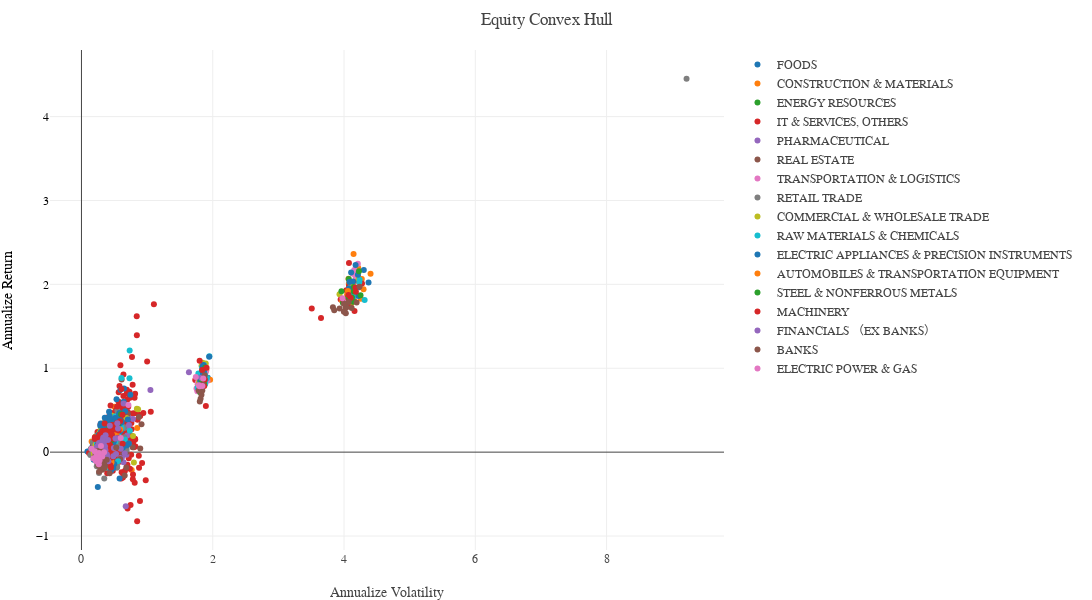

Notebook cell for this chart:
### Code cell
fig = go.Figure() # hover text goes here

for sector in equity_convex_hull['17SectorName'].unique():
    
    equity_convex_plot_df = equity_convex_hull[equity_convex_hull['17SectorName']==sector]

    fig.add_trace(go.Scatter(x=equity_convex_plot_df['Annual Volatility'],
                            y=equity_convex_plot_df['Annual Return'],
                            mode='markers',
                            name=sector,
                            text=equity_convex_plot_df['Name']))

fig.update_layout(template=temp,
                title='Equity Convex Hull', 
                hovermode='closest',
                margin=dict(l=50, r=50, t=50, b=50),
                height=600, 
                width=1200, 
                showlegend=True,
                  
                yaxis = dict(title="Annualize Return",
                titlefont=dict(color="black"),
                tickfont=dict(color="black")),
                xaxis = dict(title="Annualize Volatility"))

fig.show()

### Figure 1 — Plotly figure (JSON) as saved in the notebook; plotly's stock layout.template omitted (floating-point values rounded to 4 significant figures; data arrays with more than 128 entries replaced by an {"elided": "..."} marker saying what was removed)
{"data": [{"mode": "markers", "name": "FOODS ", "text": ["KYOKUYO CO.,LTD.", "Nippon Suisan Kaisha,Ltd.", "Maruha Nichiro Corporation", "YUKIGUNI MAITAKE CO.,LTD.", "KANEKO SEEDS CO.,LTD.", "SAKATA SEED CORPORATION", "HOKUTO CORPORATION", "AXYZ CO.,Ltd.", "NIPPN CORPORATION", "NISSHIN SEIFUN GROUP INC.", "NITTO FUJI FLOUR MILLING CO.,LTD.", "Showa Sangyo Co.,Ltd.", "THE TORIGOE CO.,LTD.", "CHUBU SHIRYO CO.,LTD.", "FEED ONE CO.,LTD.", "Nippon Beet Sugar Manufacturing Co.,Ltd.", "Mitsui DM Sugar Holdings Co.,Ltd.", "Fuji Nihon Seito Corporation", "Nissin Sugar Co.,Ltd.", "Morinaga & Co.,Ltd.", "NAKAMURAYA CO.,LTD.", "Ezaki Glico Co.,Ltd.", "Meito Sangyo Co.,Ltd.", "BOURBON CORPORATION", "IMURAYA GROUP CO.,LTD.", "Fujiya Co.,Ltd.", "YAMAZAKI BAKING CO.,LTD.", "Morozoff Limited", "KAMEDA SEIKA CO.,LTD.", "IWATSUKA CONFECTIONERY CO.,LTD.", "Kotobuki Spirits Co.,Ltd.", "KOIKE-YA Inc.", "CALBEE,Inc.", "MORINAGA MILK INDUSTRY CO.,LTD.", "ROKKO BUTTER CO.,LTD.", "YAKULT HONSHA CO.,LTD.", "B-R 31 ICE CREAM CO.,LTD.", "Meiji Holdings Co.,Ltd.", "MEGMILK SNOW BRAND Co.,Ltd.", "Prima Meat Packers,Ltd.", "NH Foods Ltd.", "MARUDAI FOOD CO.,LTD.", "S Foods Inc.", "Kakiyasu Honten Co.,Ltd.", "ITOHAM YONEKYU HOLDINGS INC.", "SAPPORO HOLDINGS LIMITED", "Asahi Group Holdings,Ltd.", "Kirin Holdings Company,Limited", "TAKARA HOLDINGS INC.", "Oenon Holdings,Inc.", "YOMEISHU SEIZO CO.,LTD.", "HOKKAIDO COCA-COLA BOTTLING CO.,LTD.", "Coca-Cola Bottlers Japan Holdings Inc.", "Suntory Beverage & Food Limited", "Premium Water Holdings,Inc.", "DyDo GROUP HOLDINGS,INC.", "ITO EN,LTD.", "KEY COFFEE INC", "The Nisshin OilliO Group,Ltd.", "FUJI OIL HOLDINGS INC.", "KADOYA SESAME MILLS INCORPORATED", "J-OIL MILLS, INC.", "KIKKOMAN CORPORATION", "Ajinomoto Co.,Inc.", "BULL-DOG SAUCE CO.,LTD.", "S&B FOODS INC.", "YUTAKA FOODS CORPORATION", "Kewpie Corporation", "House Foods Group Inc.", "KAGOME CO.,LTD.", "SATO FOODS INDUSTRIES CO.,LTD.", "ARIAKE JAPAN Co.,Ltd.", "EBARA Foods Industry,Inc.", "AOHATA Corporation", "HAGOROMO FOODS CORPORATION", "NICHIREI CORPORATION", "TOYO SUISAN KAISHA,LTD.", "EAT&HOLDINGS Co.,Ltd", "Yoshimura Food Holdings K.K.", "NISSIN FOODS HOLDINGS CO.,LTD.", "NAGATANIEN HOLDINGS CO.,LTD.", "ICHIMASA KAMABOKO CO.,LTD.", "FUJICCO CO.,LTD.", "ROCK FIELD CO.,LTD.", "JAPAN TOBACCO INC.", "KENKO Mayonnaise Co.,Ltd.", "WARABEYA NICHIYO HOLDINGS CO.,LTD.", "NATORI CO.,LTD.", "SATO FOODS CO.,LTD.", "PICKLES CORPORATION", "Pharma Foods International Co.,Ltd.", "Euglena Co.,Ltd.", "STI Foods Holdings,Inc.", "RIKEN VITAMIN CO.,LTD."], "type": "scatter", "x": [0.2037, 0.2963, 0.261, 0.2491, 0.2764, 0.2593, 0.1629, 0.3413, 0.1854, 0.2488, 0.3258, 1.793, 0.2412, 0.3822, 1.925, 0.2523, 0.2245, 0.1397, 0.1969, 0.271, 0.1967, 0.2326, 0.2297, 0.2059, 0.3441, 4.373, 0.2964, 4.235, 0.2383, 0.2038, 0.4259, 0.1704, 0.245, 1.831, 0.3144, 0.2886, 0.09128, 0.2088, 0.2689, 1.858, 0.4942, 1.835, 0.2961, 0.2535, 0.2352, 0.2664, 0.2757, 0.261, 0.3334, 0.2797, 0.1819, 1.794, 0.3305, 0.2402, 0.5456, 0.2449, 0.2641, 0.17, 1.873, 0.2724, 0.241, 0.3245, 0.3065, 0.2434, 0.3201, 0.3346, 0.1537, 0.2279, 0.2507, 0.2378, 0.2371, 0.3122, 0.1835, 0.1359, 0.4526, 0.2602, 0.2366, 0.3372, 0.6952, 0.2218, 0.5028, 0.2743, 0.2237, 0.265, 0.1862, 0.3131, 0.2916, 0.1958, 0.2115, 0.4206, 0.6463, 0.4096, 0.6173, 0.3705], "y": [0.03834, 0.0488, -0.03073, -0.4166, 0.005616, 0.02321, -0.01301, 0.1605, 0.0104, 0.0169, 0.04347, 0.8071, 0.00832, 0.05314, 0.8881, -0.04875, -0.03226, 0.03106, 0.02186, -0.02198, -0.05217, -0.06112, 0.06533, 0.003909, 0.1565, 2.022, -0.04284, 1.965, -0.01158, 0.003789, 0.2534, 0.07305, -0.04392, 0.9358, -0.05521, 0.04985, 0.008131, -0.04361, -0.06257, 0.9164, 0.1276, 0.749, 0.06218, 0.09907, -0.08309, -0.02817, 0.07199, 0.0229, 0.07649, 0.104, -0.002796, 0.8822, -0.1484, -0.01054, 0.502, -0.01817, 0.1344, -0.007306, 0.889, 0.03694, 0.04031, -0.1148, 0.2189, 0.1031, 0.05969, 0.01912, 0.008489, -0.01091, 0.06666, 0.02266, 0.06874, 0.05756, 0.03513, 0.01041, 0.2417, 0.05225, 0.04725, 0.06494, 0.08312, 0.08878, 0.1618, -0.02246, -0.03694, 0.02453, -0.08927, -0.1474, -0.01306, 0.01622, 0.09003, 0.1527, 0.554, -0.03166, 0.4482, -0.143]}, {"mode": "markers", "name": "CONSTRUCTION & MATERIALS ", "text": {"elided": "157 str values"}, "type": "scatter", "x": {"elided": "157 float values"}, "y": {"elided": "157 float values"}}, {"mode": "markers", "name": "ENERGY RESOURCES ", "text": ["Nittetsu Mining Co.,Ltd.", "MITSUI MATSUSHIMA HOLDINGS CO.,LTD.", "INPEX CORPORATION", "Japan Petroleum Exploration Co.,Ltd.", "K&O Energy Group Inc.", "NIPPON COKE & ENGINEERING COMPANY,LIMITED", "TOA OIL COMPANY,LIMITED", "NICHIREKI CO.,LTD.", "Yushiro Chemical Industry Co.,Ltd.", "BP Castrol K.K.", "Fuji Oil Company,Ltd.", "Idemitsu Kosan Co.,Ltd.", "ENEOS Holdings,Inc.", "COSMO ENERGY HOLDINGS COMPANY,LIMITED"], "type": "scatter", "x": [0.3547, 0.3648, 0.343, 0.3523, 0.2869, 0.3504, 4.071, 0.2937, 0.271, 0.2295, 0.3961, 0.333, 0.2831, 0.4288], "y": [0.08438, 0.07067, 0.006377, 0.03661, -0.0105, 0.09152, 2.064, 0.1209, -0.03031, 0.02424, -0.01871, 0.03284, 0.003287, 0.1524]}, {"mode": "markers", "name": "IT & SERVICES, OTHERS ", "text": {"elided": "477 str values"}, "type": "scatter", "x": {"elided": "477 float values"}, "y": {"elided": "477 float values"}}, {"mode": "markers", "name": "PHARMACEUTICAL ", "text": ["GNI Group Ltd.", "Kyowa Kirin Co.,Ltd.", "Takeda Pharmaceutical Company Limited", "Astellas Pharma Inc.", "Sumitomo Dainippon Pharma Co.,Ltd.", "Shionogi & Co.,Ltd.", "Nippon Shinyaku Co.,Ltd.", "CHUGAI PHARMACEUTICAL CO.,LTD.", "KAKEN PHARMACEUTICAL CO.,LTD.", "Eisai Co.,Ltd.", "ROHTO PHARMACEUTICAL CO.,LTD.", "ONO PHARMACEUTICAL CO.,LTD.", "HISAMITSU PHARMACEUTICAL CO.,INC.", "Mochida Pharmaceutical Co.,Ltd.", "SANTEN PHARMACEUTICAL CO.,LTD.", "Fuso Pharmaceutical Industries,Ltd.", "TSUMURA & CO.", "Nichi-Iko Pharmaceutical Co.,Ltd.", "KISSEI PHARMACEUTICAL CO.,LTD.", "SEIKAGAKU CORPORATION", "EIKEN CHEMICAL CO.,LTD.", "Nissui Pharmaceutical Co.,Ltd.", "TORII PHARMACEUTICAL CO.,LTD.", "JCR Pharmaceuticals Co.,Ltd.", "TOWA PHARMACEUTICAL CO.,LTD.", "Fuji Pharma Co.,Ltd.", "ZERIA PHARMACEUTICAL CO.,LTD.", "AnGes,Inc.", "Sosei Group Corporation", "DAIICHI SANKYO COMPANY,LIMITED", "KYORIN Holdings,Inc.", "NanoCarrier Co.,Ltd.", "Carna Biosciences,Inc.", "TAIKO PHARMACEUTICAL CO.,LTD.", "Daito Pharmaceutical Co.,Ltd.", "Otsuka Holdings Co.,Ltd.", "RaQualia Pharma Inc.", "TAISHO PHARMACEUTICAL HOLDINGS CO.,LTD.", "SymBio Pharmaceuticals Limited", "Kidswell Bio Corporation", "PeptiDream Inc.", "SanBio Company Limited", "HEALIOS K.K.", "MIZUHO MEDY CO.,LTD.", "StemRIM Inc.", "CellSource Co.,Ltd.", "Modalis Therapeutics Corporation"], "type": "scatter", "x": [4.158, 0.2817, 0.2596, 0.2576, 0.3957, 0.2585, 0.3242, 0.4139, 0.243, 0.4176, 0.283, 0.2676, 0.3094, 0.3509, 0.2848, 0.3265, 0.2611, 0.2982, 0.2837, 0.3488, 0.4369, 0.1999, 0.3087, 0.5332, 0.4283, 0.4437, 0.2578, 0.7843, 0.641, 0.4516, 0.2684, 0.5936, 0.6245, 0.4954, 0.3626, 0.2705, 0.7153, 0.2652, 1.637, 0.6165, 0.4763, 0.6973, 0.4368, 0.708, 0.6851, 1.051, 0.6743], "y": [2.126, 0.185, -0.06394, 0.05082, -0.008482, 0.09794, 0.1263, 0.1459, -0.05781, 0.09015, 0.1575, 0.04014, -0.03521, -0.1154, 0.04021, 0.02881, 0.03427, -0.1468, -0.01843, -0.06511, 0.01389, -0.04545, 0.06455, 0.1806, 0.02029, -0.088, 0.04822, 0.3955, -0.1217, 0.1779, -0.04659, -0.07331, 0.007467, -0.02184, 0.1137, -0.00913, 0.416, -0.08616, 0.9511, -0.06486, -0.04448, 0.1991, -0.00891, 0.2924, -0.03118, 0.7424, -0.6443]}, {"mode": "markers", "name": "REAL ESTATE ", "text": ["Ichigo Inc.", "NIPPON PARKING DEVELOPMENT Co.,Ltd.", "Star Mica Holdings Co.,Ltd.", "SRE Holdings Corporation", "TASUKI Corporation", "Hulic Co.,Ltd.", "SANEI ARCHITECTURE PLANNING CO.,LTD.", "Nomura Real Estate Holdings,Inc.", "Mie Kotsu Group Holdings,Inc.", "Samty Co.,Ltd.", "DEAR LIFE CO.,LTD.", "Nippon Commercial Development Co.,Ltd.", "PRESSANCE CORPORATION", "Ascot Corp.", "Japan Property Management Center Co.,Ltd.", "Hoosiers Holdings", "Open House Co.,Ltd.", "Tokyu Fudosan Holdings Corporation", "Iida Group Holdings Co.,Ltd.", "HOUSE DO Co.,Ltd.", "CRE,Inc.", "KI-STAR REAL ESTATE CO.,LTD", "Good Com Asset Co.,Ltd.", "TKP Corporation", "J.S.B.Co.,Ltd.", "Loadstar Capital K.K.", "Tenpo Innovation CO.,LTD.", "GAtechnologies Co.,Ltd.", "AZOOM CO.,LTD", "Kasumigaseki Capital Co.,Ltd.", "Wealth Management,Inc.", "PARK24 Co.,Ltd.", "Paraca Inc.", "Miyakoshi Holdings,Inc.", "JALCO Holdings Inc.", "Mitsui Fudosan Co.,Ltd.", "Mitsubishi Estate Company,Limited", "HEIWA REAL ESTATE CO.,LTD.", "Tokyo Tatemono Co.,Ltd.", "DAIBIRU CORPORATION", "Keihanshin Building Co.,Ltd.", "Sumitomo Realty & Development Co.,Ltd.", "TOC Co.,Ltd.", "TOKYO RAKUTENCHI CO.,LTD.", "COSMOS INITIA Co.,Ltd.", "LEOPALACE21 CORPORATION", "STARTS CORPORATION INC.", "FUJI CORPORATION LIMITED", "AIRPORT FACILITIES Co.,LTD.", "Meiwa Estate Company Limited", "GOLDCREST Co.,Ltd.", "ESLEAD CORPORATION", "NISSHIN GROUP HOLDINGS Company,Limited", "Raysum Co.,Ltd.", "ES-CON JAPAN Ltd.", "Takara Leben CO.,LTD.", "AEON Mall Co.,Ltd.", "Shinoken Group Co.,Ltd.", "Arealink Co.,Ltd.", "First Juken Co.,Ltd.", "KATITAS CO.,LTD", "TOSEI CORPORATION", "ARDEPRO Co.,Ltd.", "ANABUKI KOSAN INC.", "Aoyama Zaisan Networks Company,Limited", "Sun Frontier Fudousan Co.,Ltd.", "FJ NEXT HOLDINGS CO.,LTD.", "Grandy House Corporation", "Japan Airport Terminal Co.,ltd."], "type": "scatter", "x": [0.3734, 0.2711, 0.4539, 0.612, 0.6592, 0.2708, 0.3329, 0.3206, 0.2883, 0.3345, 0.3459, 0.2448, 0.3459, 0.633, 0.3675, 0.3628, 0.4761, 0.3309, 0.2866, 0.5515, 0.4154, 0.4926, 0.6263, 0.779, 0.4991, 0.686, 0.6828, 0.8958, 0.875, 0.9148, 0.7072, 0.3727, 0.2761, 0.5472, 0.4855, 0.2922, 0.2652, 0.2819, 0.3217, 0.3436, 0.2733, 0.2961, 0.3423, 3.831, 0.4313, 0.5446, 0.2784, 0.266, 0.2691, 0.3101, 0.2998, 0.2861, 0.3221, 0.3725, 0.377, 0.2976, 0.2689, 0.4774, 0.4636, 0.266, 0.5332, 0.3499, 0.5894, 0.3229, 0.4676, 0.3464, 0.2906, 0.3171, 0.3824], "y": [-0.01349, -0.007436, 0.07673, 0.8648, -0.2797, 0.04462, 0.04749, 0.1057, 0.07545, 0.1956, 0.1292, 0.0005329, 0.1058, -0.007361, 0.01688, 0.07528, 0.3059, 0.02146, 0.05703, 0.09683, 0.1335, 0.3372, 0.1265, 0.05758, 0.02382, 0.002876, -0.1841, 0.04281, 0.4176, 0.3341, 0.4564, -0.06796, -0.02551, 0.3269, 0.1778, 0.01313, -0.04915, 0.2188, 0.06192, 0.2188, 0.218, 0.06401, -0.03576, 1.728, 0.08956, -0.1048, 0.08337, 0.003228, 0.01998, -0.001487, -0.03029, 0.08298, 0.02103, 0.01666, 0.1953, -0.1544, 0.02983, -0.01784, 0.1497, -0.01537, 0.3889, 0.08611, -0.08251, -0.002879, 0.259, 0.04925, 0.1064, 0.0817, 0.1106]}, {"mode": "markers", "name": "TRANSPORTATION & LOGISTICS ", "text": ["SBS Holdings,Inc.", "TOBU RAILWAY CO.,LTD.", "Sotetsu Holdings,Inc.", "TOKYU CORPORATION", "Keikyu Corporation", "Odakyu Electric Railway Co.,Ltd.", "Keio Corporation", "Keisei Electric Railway Co.,Ltd.", "FUJI KYUKO CO.,LTD.", "Shin-Keisei Electric Railway Co.,Ltd.", "East Japan Railway Company", "West Japan Railway Company", "Central Japan Railway Company", "SEIBU HOLDINGS INC.", "Konoike Transport Co.,Ltd.", "ZERO CO.,LTD.", "Nishi-Nippon Railroad Co.,Ltd.", "Hiroshima Electric Railway Co.,Ltd.", "HAMAKYOREX CO.,LTD.", "Sakai Moving Service Co.,Ltd.", "Kintetsu Group Holdings Co.,Ltd.", "Hankyu Hanshin Holdings,Inc.", "Nankai Electric Railway Co.,Ltd.", "Keihan Holdings Co.,Ltd.", "Kobe Electric Railway Co.,Ltd.", "Nagoya Railroad Co., Ltd.", "Sanyo Electric Railway Co.,Ltd.", "ALPS LOGISTICS CO.,LTD.", "ENSHU TRUCK CO.,LTD.", "TRANCOM CO.,LTD.", "YAMATO HOLDINGS CO.,LTD.", "SANKYU INC.", "NISSIN CORPORATION", "Maruzen Showa Unyu Co.,Ltd.", "SENKO Group Holdings Co.,Ltd.", "TONAMI HOLDINGS CO.,LTD.", "NIKKON Holdings Co.,Ltd.", "FUKUYAMA TRANSPORTING CO.,LTD.", "SEINO HOLDINGS CO.,LTD.", "Kanagawa Chuo Kotsu Co.,Ltd.", "Shinki Bus Co.,Ltd.", "Hitachi Transport System,Ltd.", "MARUWA UNYU KIKAN CO.,LTD.", "Chilled & Frozen Logistics Holdings Co.,Ltd.", "Nippon Yusen Kabushiki Kaisha", "Mitsui O.S.K.Lines,Ltd.", "Kawasaki Kisen Kaisha,Ltd.", "NS United Kaiun Kaisha,Ltd.", "MEIJI SHIPPING CO.,LTD.", "IINO KAIUN KAISHA,LTD.", "Kyushu Railway Company", "SG HOLDINGS CO.,LTD.", "Japan Airlines Co.,Ltd.", "ANA HOLDINGS INC.", "PASCO CORPORATION", "Asia Air Survey Co.,Ltd.", "Mitsubishi Logistics Corporation", "MITSUI-SOKO HOLDINGS Co.,Ltd.", "The Sumitomo Warehouse Co.,Ltd.", "The Shibusawa Warehouse Co.,Ltd.", "Inui Global Logistics Co.,Ltd.", "Japan Transcity Corporation", "Chuo Warehouse Co.,Ltd.", "Yasuda Logistics Corporation", "Kamigumi Co.,Ltd.", "KIMURA UNITY CO.,LTD.", "K.R.S.Corporation", "Kintetsu World Express,inc.", "AIT CORPORATION", "NAIGAI TRANS LINE LTD.", "NIPPON CONCEPT CORPORATION"], "type": "scatter", "x": [0.3419, 1.792, 1.759, 0.522, 0.5064, 0.2506, 1.789, 0.2835, 0.5499, 1.855, 0.2473, 0.2834, 0.2612, 0.3107, 0.2772, 0.2844, 1.772, 0.5038, 0.3074, 0.3345, 3.992, 0.245, 1.753, 1.77, 4.148, 1.765, 1.813, 0.2778, 0.4693, 0.326, 0.302, 1.813, 1.815, 1.863, 0.2368, 4.132, 0.2517, 1.866, 0.2653, 1.77, 1.781, 0.2714, 0.5702, 0.4057, 4.211, 4.134, 4.155, 4.176, 0.4538, 0.3324, 0.2401, 0.4313, 0.3161, 4.103, 1.921, 0.5327, 0.5202, 1.897, 0.4945, 1.821, 0.3954, 0.3844, 0.2817, 0.2515, 0.5171, 0.2246, 0.3574, 0.3539, 0.3523, 0.3401, 0.3492], "y": [0.3515, 0.8237, 0.7555, 0.2201, 0.05778, 0.01757, 0.8616, 0.05591, 0.387, 0.8548, -0.05247, -0.04529, -0.01315, -0.08727, -0.03353, -0.01737, 0.8318, 0.1954, 0.1055, 0.1529, 1.792, 0.004671, 0.7579, 0.7548, 1.871, 0.7259, 0.7585, 0.1139, 0.3342, 0.1305, 0.0592, 0.9163, 0.8649, 0.9556, 0.05429, 1.963, -0.01037, 0.9174, 0.006517, 0.8107, 0.8138, 0.1875, 0.053, 0.1155, 2.247, 2.128, 2.17, 2.094, 0.2074, 0.08395, -0.02468, 0.1906, -0.05366, 1.852, 0.8522, 0.2397, 0.2061, 0.9598, 0.3232, 0.9156, 0.2449, 0.1364, 0.008248, 0.07793, 0.2289, 0.03389, -0.1325, 0.1841, 0.08197, 0.1839, 0.1533]}, {"mode": "markers", "name": "RETAIL TRADE ", "text": {"elided": "179 str values"}, "type": "scatter", "x": {"elided": "179 float values"}, "y": {"elided": "179 float values"}}, {"mode": "markers", "name": "COMMERCIAL & WHOLESALE TRADE ", "text": {"elided": "151 str values"}, "type": "scatter", "x": {"elided": "151 float values"}, "y": {"elided": "151 float values"}}, {"mode": "markers", "name": "RAW MATERIALS & CHEMICALS ", "text": {"elided": "172 str values"}, "type": "scatter", "x": {"elided": "172 float values"}, "y": {"elided": "172 float values"}}, {"mode": "markers", "name": "ELECTRIC APPLIANCES & PRECISION INSTRUMENTS ", "text": {"elided": "189 str values"}, "type": "scatter", "x": {"elided": "189 float values"}, "y": {"elided": "189 float values"}}, {"mode": "markers", "name": "AUTOMOBILES & TRANSPORTATION EQUIPMENT ", "text": ["TOYOTA BOSHOKU CORPORATION", "The Yokohama Rubber Company,Limited", "Toyo Tire Corporation", "BRIDGESTONE CORPORATION", "Sumitomo Rubber Industries,Ltd.", "FUJIKURA COMPOSITES Inc.", "OKAMOTO INDUSTRIES,INC.", "NISHIKAWA RUBBER CO.,LTD.", "NICHIRIN CO.,LTD.", "Fukoku Co.,Ltd.", "Nitta Corporation", "Sumitomo Riko Company Limited", "Mitsuboshi Belting Ltd.", "Bando Chemical Industries,Ltd.", "UNIPRES CORPORATION", "DAIHATSU DIESEL MFG. CO.,LTD.", "TOYOTA INDUSTRIES CORPORATION", "MORITA HOLDINGS CORPORATION", "Sanoh Industrial Co.,Ltd.", "DENSO CORPORATION", "TOKAI RIKA CO.,LTD.", "Kawasaki Heavy Industries,Ltd.", "NIPPON SHARYO,LTD.", "Mitsubishi Logisnext Co.,Ltd.", "NISSAN MOTOR CO.,LTD.", "ISUZU MOTORS LIMITED", "TOYOTA MOTOR CORPORATION", "HINO MOTORS,LTD.", "MITSUBISHI MOTORS CORPORATION", "MUSASHI SEIMITSU INDUSTRY CO.,LTD.", "NISSAN SHATAI CO.,LTD.", "ShinMaywa Industries,LTD.", "KYOKUTO KAIHATSU KOGYO CO.,LTD.", "YUTAKA GIKEN CO.,LTD.", "TOPY INDUSTRIES,LIMITED", "T.RAD Co., Ltd.", "AKEBONO BRAKE INDUSTRY CO.,LTD.", "TACHI-S CO.,LTD.", "NOK CORPORATION", "FUTABA INDUSTRIAL CO.,LTD.", "KYB Corporation", "DAIDO METAL CO.,LTD.", "PRESS KOGYO CO.,LTD.", "PACIFIC INDUSTRIAL CO.,LTD.", "UNIVANCE CORPORATION", "AISIN CORPORATION", "Mazda Motor Corporation", "HONDA MOTOR CO.,LTD.", "SUZUKI MOTOR CORPORATION", "SUBARU CORPORATION", "Yamaha Motor Co.,Ltd.", "EXEDY Corporation", "HI-LEX CORPORATION", "TOYODA GOSEI CO.,LTD.", "AISAN INDUSTRY CO.,LTD.", "NIPPON SEIKI CO.,LTD.", "MURAKAMI CORPORATION", "YOROZU CORPORATION", "F.C.C.CO.,LTD.", "Yachiyo Industry Co.,Ltd.", "SHIMANO INC.", "TS TECH CO.,LTD.", "IJTT Co.,Ltd.", "JAMCO CORPORATION"], "type": "scatter", "x": [0.3036, 0.3146, 0.3702, 0.2298, 0.2876, 0.3784, 1.867, 0.2479, 0.3466, 0.2994, 0.2994, 0.3529, 0.5904, 0.3384, 0.3504, 0.288, 0.2638, 0.2737, 0.547, 0.2733, 0.3041, 4.077, 3.968, 0.4546, 0.3223, 0.3523, 0.4283, 0.3502, 0.3826, 0.4851, 0.3307, 0.2638, 0.3335, 0.2802, 0.3403, 4.06, 0.5331, 0.3858, 0.3295, 0.3993, 4.12, 0.3048, 0.3602, 0.3604, 0.5377, 0.3179, 0.3584, 0.282, 0.3388, 0.2933, 0.3392, 0.3324, 0.3077, 0.2993, 0.3741, 0.3557, 0.2981, 0.3623, 0.3261, 0.376, 0.2814, 0.3857, 0.3644, 0.4576], "y": [0.002571, 0.01057, 0.09581, 0.04846, -0.06056, 0.1039, 0.8107, 0.01358, 0.05143, 0.04313, 0.009471, -0.074, 0.2693, 0.01797, -0.1849, -0.03064, 0.1363, -0.01246, 0.1777, 0.1444, -0.04925, 1.786, 1.807, 0.1645, -0.1065, 0.06059, -0.06314, 0.007742, -0.07018, 0.01111, -0.05461, -0.01402, 0.03735, -0.01932, -0.1638, 1.922, 0.03492, -0.03252, -0.08723, -0.04178, 1.812, -0.1077, -0.004311, -0.002927, 0.2354, 0.007407, -0.09368, 0.01648, 0.07126, -0.1411, 0.07971, -0.09373, -0.08134, 0.006467, 0.0074, -0.1188, 0.07832, -0.02952, -0.03033, -0.02788, 0.1585, -0.08004, 0.09424, -0.1219]}, {"mode": "markers", "name": "STEEL & NONFERROUS METALS ", "text": ["NIPPON STEEL CORPORATION", "Kobe Steel,Ltd.", "NAKAYAMA STEEL WORKS,LTD.", "Godo Steel,Ltd.", "JFE Holdings,Inc.", "TOKYO STEEL MANUFACTURING CO.,LTD.", "KYOEI STEEL LTD.", "YAMATO KOGYO CO.,LTD.", "OSAKA STEEL CO.,LTD.", "Yodogawa Steel Works,Ltd.", "Maruichi Steel Tube Ltd.", "MORY INDUSTRIES INC.", "Daido Steel Co.,Ltd.", "Nippon Yakin kogyo Co.,Ltd.", "Sanyo Special Steel Co.,Ltd.", "AICHI STEEL CORPORATION", "Hitachi Metals,Ltd.", "PACIFIC METALS CO.,LTD.", "Nippon Denko Co.,Ltd.", "Kurimoto,Ltd.", "Mitsubishi Steel Mfg.Co.,Ltd.", "Nippon Seisen Co.,Ltd.", "ENVIPRO HOLDINGS Inc.", "DAIKI ALUMINIUM INDUSTRY CO.,LTD.", "Nippon Light Metal Holdings Company,Ltd.", "Mitsui Mining and Smelting Company,Limited", "Toho Zinc CO.,Ltd.", "Mitsubishi Materials Corporation", "Sumitomo Metal Mining Co.,Ltd.", "DOWA HOLDINGS CO.,LTD.", "FURUKAWA CO.,LTD.", "OSAKA Titanium technologies Co.,Ltd.", "TOHO TITANIUM COMPANY,LIMITED", "UACJ Corporation", "CK SAN-ETSU Co.,Ltd.", "Furukawa Electric Co.,Ltd.", "Sumitomo Electric Industries,Ltd.", "Fujikura Ltd.", "SWCC SHOWA HOLDINGS CO.,LTD.", "TOTOKU ELECTRIC CO.,LTD.", "TATSUTA ELECTRIC WIRE AND CABLE CO.,LTD.", "HIRAKAWA HEWTECH CORP.", "RYOBI LIMITED", "Asahi Holdings,Inc."], "type": "scatter", "x": [0.3536, 0.4205, 0.3088, 0.324, 0.3832, 0.3327, 0.3408, 0.3085, 0.3381, 0.3013, 0.266, 0.3786, 4.151, 3.96, 1.867, 0.3024, 0.2971, 4.121, 0.445, 0.2967, 4.137, 1.885, 0.6029, 0.4256, 3.983, 4.15, 4.251, 0.2954, 0.5561, 1.831, 4.095, 0.4389, 0.451, 4.064, 0.4238, 0.3442, 0.2716, 0.4099, 4.227, 0.3176, 0.3458, 0.4149, 1.808, 0.379], "y": [-0.02587, -0.06159, -0.07286, -0.04296, 0.006626, 0.1251, -0.05921, 0.06708, -0.09532, -0.01532, -0.05405, 0.1357, 1.916, 1.917, 0.8214, -0.1007, 0.09584, 1.844, 0.1349, -0.0494, 1.792, 1.011, 0.4525, 0.305, 1.78, 1.968, 1.871, -0.08319, 0.3321, 0.859, 1.8, -0.05685, 0.1419, 1.852, 0.2342, -0.03279, 0.007474, 0.06021, 2.156, 0.2078, 0.05796, 0.06719, 0.7134, 0.06634]}, {"mode": "markers", "name": "MACHINERY ", "text": ["The Japan Steel Works,Ltd.", "MIURA CO.,LTD.", "TAKUMA CO.,LTD.", "TSUGAMI CORPORATION", "OKUMA Corporation", "SHIBAURA MACHINE CO.,LTD.", "AMADA CO.,LTD.", "AIDA ENGINEERING,LTD.", "OKAMOTO MACHINE TOOL WORKS,LTD.", "FUJI CORPORATION", "Makino Milling Machine Co.,Ltd.", "OSG Corporation", "Asahi Diamond Industrial Co.,Ltd.", "DMG MORI CO.,LTD.", "Sodick Co.,Ltd.", "Seibu Electric & Machinery Co.,Ltd.", "NITTOKU CO.,LTD.", "DISCO CORPORATION", "Odawara Engineering Co.,Ltd.", "NITTO KOHKI CO.,LTD.", "NS TOOL CO.,LTD.", "SHIMA SEIKI MFG.,LTD.", "ACSL Ltd.", "OPTORUN CO.,LTD.", "IWAKI CO.,LTD.", "FURYU CORPORATION", "YAMASHIN-FILTER CORP.", "HIRANO TECSEED CO.,LTD.", "Techno Smart Corp.", "HISAKA WORKS,LTD.", "YAMABIKO CORPORATION", "Nomura Micro Science Co.,Ltd.", "FUJISHOJI CO.,LTD.", "HIRATA Corporation", "Marumae Co.,Ltd.", "TAZMO CO.,LTD.", "Nabtesco Corporation", "MODEC,INC.", "RHEON AUTOMATIC MACHINERY CO.,LTD.", "SMC CORPORATION", "HOSOKAWA MICRON CORPORATION", "UNION TOOL CO.", "ZUIKO CORPORATION", "OILES CORPORATION", "NISSEI ASB MACHINE CO.,LTD.", "SATO HOLDINGS CORPORATION", "GIKEN LTD.", "NISSEI PLASTIC INDUSTRIAL CO.,LTD.", "KOMATSU LTD.", "SUMITOMO HEAVY INDUSTRIES,LTD.", "Hitachi Construction Machinery Co.,Ltd.", "NIKKO CO.,LTD.", "TOMOE ENGINEERING CO.,LTD.(TOMOE KOGYO CO.,LTD.)", "ISEKI & CO.,LTD.", "TOWA CORPORATION", "RORZE CORPORATION", "Harmonic Drive Systems Inc.", "KUBOTA CORPORATION", "EBARA JITSUGYO CO.,LTD.", "Mitsubishi Kakoki Kaisha,Ltd.", "TSUKISHIMA KIKAI CO.,LTD.", "TEIKOKU ELECTRIC MFG. CO.,LTD.", "Sintokogio,Ltd.", "SHIBUYA CORPORATION", "AICHI CORPORATION", "KOMORI CORPORATION", "TSURUMI MANUFACTURING CO.,LTD.", "Sansei Technologies,Inc.", "EBARA CORPORATION", "Torishima Pump Mfg.Co.,Ltd.", "HOKUETSU INDUSTRIES CO.,LTD.", "DMW CORPORATION", "DAIKIN INDUSTRIES,LTD.", "ORGANO CORPORATION", "TOYO KANETSU K.K.", "Kurita Water Industries Ltd.", "TSUBAKIMOTO CHAIN CO.", "KIMURA CHEMICAL PLANTS CO.,LTD.", "ANEST IWATA Corporation", "TRINITY INDUSTRIAL CORPORATION", "DAIFUKU CO.,LTD.", "SAMCO INC.", "TADANO LTD.", "FUJITEC CO.,LTD.", "CKD Corporation", "KITO CORPORATION", "NAKANO REFRIGERATORS CO.,LTD.", "Heiwa Corporation", "RISO KAGAKU CORPORATION", "SANKYO CO.,LTD.", "JAPAN CASH MACHINE CO.,LTD.", "Mars Group Holdings Corporation", "FUKUSHIMA GALILEI CO.LTD.", "Universal Entertainment Corporation", "DAIKOKU DENKI CO.,LTD.", "TAKEUCHI MFG.CO.,LTD.", "Amano Corporation", "JUKI CORPORATION", "SANDEN HOLDINGS CORPORATION", "MAX CO.,LTD.", "GLORY LTD.", "SINKO INDUSTRIES LTD.", "DAIWA INDUSTRIES LTD.", "SEGA SAMMY HOLDINGS INC.", "RIKEN CORPORATION", "TPR CO.,LTD.", "TSUBAKI NAKASHIMA CO.,LTD.", "HOSHIZAKI CORPORATION", "TAIHO KOGYO CO.,LTD.", "NSK Ltd.", "NTN CORPORATION", "JTEKT Corporation", "NACHI-FUJIKOSHI CORP.", "NIPPON THOMPSON CO.,LTD.", "THK CO.,LTD.", "YUSHIN PRECISION EQUIPMENT CO.,LTD.", "KVK CORPORATION", "MAEZAWA KYUSO INDUSTRIES CO.,LTD.", "EAGLE INDUSTRY CO.,LTD.", "NIPPON PILLAR PACKING CO.,LTD.", "KITZ CORPORATION", "Makita Corporation", "Mitsui E&S Holdings Co.,Ltd.", "Hitachi Zosen Corporation", "Mitsubishi Heavy Industries,Ltd.", "IHI Corporation", "STAR MICRONICS CO.,LTD.", "KURODA PRECISION INDUSTRIES LTD."], "type": "scatter", "x": [0.424, 0.3197, 0.3021, 0.4471, 1.876, 1.839, 0.2966, 0.3234, 4.075, 0.3437, 1.878, 0.329, 0.3562, 0.3651, 0.3336, 0.2561, 0.4484, 0.3788, 0.5875, 0.3011, 0.4269, 0.4209, 0.5675, 0.5602, 0.5158, 0.4597, 0.6274, 0.4865, 0.5152, 0.3006, 0.3543, 0.6074, 0.2021, 0.4389, 0.6256, 0.5662, 0.3527, 0.4349, 0.4154, 0.3206, 1.864, 0.3211, 0.4402, 0.2949, 0.4915, 0.3094, 0.3358, 0.3597, 0.3082, 1.84, 0.3488, 0.446, 0.2576, 4.1, 0.5167, 0.543, 0.4567, 0.2831, 0.4117, 4.174, 0.3466, 0.3578, 0.3213, 0.355, 0.3024, 0.3218, 0.3258, 0.4076, 0.3448, 0.2857, 0.3131, 0.2043, 0.2785, 1.8, 4.181, 0.3008, 1.871, 0.4656, 0.337, 0.3294, 0.3535, 0.4723, 0.3734, 0.2962, 0.4626, 0.415, 0.2034, 0.2484, 0.3942, 0.2181, 0.3368, 0.2395, 0.3175, 0.4335, 0.2987, 0.3851, 0.2882, 0.4284, 1.895, 0.2801, 0.258, 0.3091, 0.3566, 0.2885, 0.342, 0.3395, 0.3952, 0.3221, 0.4035, 0.3302, 0.3628, 0.3579, 3.972, 0.4371, 0.3804, 0.4494, 0.5432, 0.3299, 0.324, 0.3674, 0.3216, 0.3856, 4.16, 0.3164, 4.057, 4.067, 0.3222, 1.906], "y": [0.1918, 0.2247, 0.1176, 0.2607, 0.8728, 0.9795, 0.003091, 0.01555, 2.254, 0.1902, 0.8638, -0.01688, 0.004734, 0.121, 0.01073, 0.1667, 0.2772, 0.242, 0.3673, -0.03568, 0.09368, -0.05263, 0.01959, 0.1709, -0.01857, -0.06496, 0.09964, 0.2932, 0.2789, 0.03035, -0.0009736, 0.7524, -0.0699, 0.07767, 0.4453, 0.2575, 0.09471, 0.02472, 0.1662, 0.2508, 0.8803, 0.09817, -0.157, -0.006951, 0.1591, 0.02666, 0.2169, 0.0566, 0.04652, 0.7958, 0.1161, -0.05529, 0.09614, 1.837, 0.2714, 0.5446, 0.2045, 0.1157, 0.231, 1.964, 0.03354, 0.13, -0.03205, 0.09488, 0.03506, -0.1221, 0.02567, 0.05825, 0.1905, -0.01408, 0.09205, 0.1582, 0.2108, 1.091, 1.912, 0.1861, 0.7895, 0.3186, -0.003839, 0.1526, 0.3417, 0.3226, 0.002833, 0.1632, 0.2093, 0.1502, 0.1779, -0.04294, 0.08253, -0.02739, -0.1071, -0.03886, 0.1113, 0.008851, -0.03886, 0.08023, 0.08705, 0.04898, 0.5487, 0.08556, -0.08614, 0.1085, 0.1299, 0.04999, -0.0631, -0.1309, 0.03386, 0.03724, -0.08844, -0.06847, -0.1006, -0.06989, 1.829, 0.162, 0.07649, -0.1818, 0.3474, -0.0133, -0.03568, 0.2542, 0.06893, -0.006652, 1.682, 0.1152, 1.737, 1.874, 0.03124, 1.006]}, {"mode": "markers", "name": "FINANCIALS （EX BANKS） ", "text": ["Financial Products Group Co.,Ltd.", "LIFENET INSURANCE COMPANY", "ZENKOKU HOSHO Co.,Ltd.", "NFC Holdings,Inc.", "Japan Investment Adviser Co.,Ltd.", "GMO Financial Holdings,Inc.", "JAPAN POST INSURANCE Co.,Ltd.", "J-LEASE CO.,LTD.", "Entrust Inc.", "Mortgage Service Japan Limited", "ARUHI Corporation", "Premium Group Co.,Ltd.", "SBI Insurance Group Co.,Ltd.", "ipet Holdings,Inc.", "WealthNavi Inc.", "Credit Saison Co.,Ltd.", "Fuyo General Lease Co.,Ltd.", "Mizuho Leasing Company,Limited", "Tokyo Century Corporation", "SBI Holdings,Inc.", "J Trust Co.,Ltd.", "Japan Securities Finance Co.,Ltd.", "AIFUL CORPORATION", "RICOH LEASING COMPANY,LTD.", "AEON Financial Service Co.,Ltd.", "ACOM CO.,LTD.", "JACCS CO.,LTD.", "Orient Corporation", "ORIX CORPORATION", "Mitsubishi HC Capital Inc.", "JAFCO Group Co.,Ltd.", "KYUSHU LEASING SERVICE CO.,LTD.", "Daiwa Securities Group Inc.", "Nomura Holdings, Inc.", "OKASAN SECURITIES GROUP INC.", "Marusan Securities Co.,Ltd.", "Tokai Tokyo Financial Holdings,Inc.", "Mito Securities Co.,Ltd.", "Ichiyoshi Securities Co.,Ltd.", "MATSUI SECURITIES CO.,LTD.", "Sompo Holdings,Inc.", "Japan Exchange Group,Inc.", "Monex Group,Inc.", "Sawada Holdings Co.,Ltd.", "KYOKUTO SECURITIES CO.,LTD.", "IwaiCosmo Holdings,Inc.", "AIZAWA SECURITIES GROUP CO.,LTD.", "Anicom Holdings,Inc.", "MS&AD Insurance Group Holdings,Inc.", "SPARX Group Co.,Ltd.", "Dai-ichi Life Holdings,Inc.", "Tokio Marine Holdings,Inc.", "eGuarantee,Inc.", "ASAX CO.,LTD.", "NEC Capital Solutions Limited", "T&D Holdings, Inc.", "Advance Create Co.,Ltd."], "type": "scatter", "x": [0.3871, 0.4317, 0.2761, 0.331, 0.6597, 0.3076, 0.2656, 0.7241, 0.5478, 0.5985, 0.4938, 0.5564, 0.4098, 0.236, 0.6425, 0.3242, 0.2848, 0.2752, 0.3427, 0.3677, 0.4846, 0.256, 0.3592, 0.2319, 0.3159, 0.2779, 1.823, 0.3059, 0.2696, 0.2706, 0.3308, 0.2613, 0.2459, 0.2951, 0.2974, 0.2927, 0.3192, 0.3649, 0.3231, 0.2147, 0.2633, 0.2674, 0.547, 0.2901, 0.3028, 0.2893, 0.32, 0.5264, 0.206, 0.4043, 0.3056, 0.2358, 0.5183, 0.3924, 0.2401, 0.3286, 0.3879], "y": [-0.0528, 0.3158, 0.1059, 0.03523, -0.01509, 0.04556, -0.03917, 0.3248, 0.1646, 0.03944, 0.04831, 0.283, -0.1077, -0.03825, 0.58, -0.07355, 0.09846, 0.07016, 0.1193, 0.2025, -0.04864, 0.0837, 0.06866, 0.02925, -0.06457, -0.05212, 0.886, -0.0647, 0.07554, 0.01314, 0.1718, -0.01304, -0.002782, -0.03643, -0.09835, -0.09822, -0.0605, 0.02178, -0.02728, -0.03343, 0.07529, 0.1081, 0.3432, 0.08289, -0.1366, 0.06753, 0.1392, -0.02185, 0.004452, 0.1442, 0.07866, 0.06537, 0.1619, -0.05816, 0.04021, 0.01911, -0.02774]}, {"mode": "markers", "name": "BANKS ", "text": ["Mebuki Financial Group,Inc.", "Tokyo Kiraboshi Financial Group,Inc.", "Kyushu Financial Group,Inc.", "JAPAN POST BANK Co.,Ltd.", "THE FIRST BANK OF TOYAMA,LTD.", "Concordia Financial Group,Ltd.", "Nishi-Nippon Financial Holdings,Inc.", "San ju San Financial Group,Inc.", "Daishi Hokuetsu Financial Group,Inc.", "Hirogin Holdings,Inc.", "Shinsei Bank,Limited", "Aozora Bank,Ltd.", "Mitsubishi UFJ Financial Group,Inc.", "Resona Holdings, Inc.", "Sumitomo Mitsui Trust Holdings,Inc.", "Sumitomo Mitsui Financial Group,Inc.", "The Chiba Bank,Ltd.", "The Gunma Bank,Ltd.", "The Musashino Bank,Ltd.", "The Chiba Kogyo Bank,Ltd.", "Tsukuba Bank,Ltd.", "The 77 Bank,Ltd.", "THE AKITA BANK,LTD.", "The Yamagata Bank,Ltd.", "The Bank of Iwate,Ltd.", "The Toho Bank,Ltd.", "Fukuoka Financial Group,Inc.", "THE SHIZUOKA BANK,LTD.", "Suruga Bank Ltd.", "The Hachijuni Bank,Ltd.", "The Yamanashi Chuo Bank,Ltd.", "The Ogaki Kyoritsu Bank,Ltd.", "The Fukui Bank,Ltd.", "THE SHIMIZU BANK,LTD.", "THE SHIGA BANK,LTD.", "The Nanto Bank,Ltd.", "The Hyakugo Bank,Ltd.", "The Bank of Kyoto,Ltd.", "The Kiyo Bank,Ltd.", "Hokuhoku Financial Group, Inc.", "The San-in Godo Bank,Ltd.", "The Chugoku Bank,Limited", "The Iyo Bank,Ltd.", "The Hyakujushi Bank,Ltd.", "The Shikoku Bank Ltd.", "The Awa Bank,Ltd.", "THE OITA BANK,LTD.", "The Miyazaki Bank,Ltd.", "THE BANK OF SAGA LTD.", "Bank of The Ryukyus,Limited", "Seven Bank,Ltd.", "Mizuho Financial Group,Inc.", "Yamaguchi Financial Group,Inc.", "The Bank of Nagoya,Ltd.", "North Pacific Bank,Ltd.", "The Aichi Bank,Ltd.", "The Chukyo Bank,Limited", "The Ehime Bank,Ltd.", "The Keiyo Bank,Ltd.", "THE TOCHIGI BANK,LTD.", "THE TOWA BANK,LTD.", "TOMONY Holdings,Inc.", "FIDEA Holdings Co.Ltd.", "Senshu Ikeda Holdings,Inc."], "type": "scatter", "x": [0.2713, 0.3602, 0.2867, 0.2074, 0.286, 0.3101, 0.3215, 0.2915, 0.3162, 0.2283, 4.235, 4.072, 0.2398, 0.2576, 0.2353, 0.221, 0.2901, 0.2781, 0.2891, 0.3404, 0.3847, 1.828, 4.01, 1.815, 0.293, 0.2707, 1.843, 0.2421, 0.4295, 0.2692, 1.803, 4.117, 4.035, 0.3164, 1.831, 0.2558, 0.2678, 1.878, 0.2546, 0.2862, 0.287, 0.2743, 0.2693, 4.028, 1.841, 1.785, 3.998, 3.933, 4.026, 0.2753, 0.226, 3.997, 0.2609, 0.2805, 0.3007, 0.3034, 0.2314, 0.231, 0.53, 0.3505, 4.192, 0.2993, 3.851, 0.2681], "y": [-0.1014, -0.1652, -0.1132, -0.06416, -0.106, -0.01795, -0.06833, -0.0945, -0.2093, 0.01377, 1.973, 1.791, -0.008738, -0.04486, -0.004433, -0.01163, 0.0211, -0.1042, -0.1204, -0.1273, -0.09193, 0.6834, 1.676, 0.6357, -0.1798, -0.1337, 0.8069, -0.02029, -0.2522, -0.1002, 0.6043, 1.717, 1.728, -0.1348, 0.7463, -0.1583, -0.05122, 0.9175, -0.03532, -0.1637, -0.07681, -0.1067, -0.0562, 1.656, 0.7336, 0.7337, 1.675, 1.713, 1.726, -0.1205, -0.05111, 1.77, -0.1181, -0.08487, -0.1083, -0.0884, -0.09876, -0.1044, 0.054, -0.189, 1.783, -0.1157, 1.691, -0.2328]}, {"mode": "markers", "name": "ELECTRIC POWER & GAS ", "text": ["Tokyo Electric Power Company Holdings,Incorporated", "Chubu Electric Power Company,Incorporated", "The Kansai Electric Power Company,Incorporated", "The Chugoku Electric Power Company,Incorporated", "Hokuriku Electric Power Company", "Tohoku Electric Power Company,Incorporated", "Shikoku Electric Power Company,Incorporated", "Kyushu Electric Power Company,Incorporated", "Hokkaido Electric Power Company,Incorporated", "The Okinawa Electric Power Company,Incorporated", "Electric Power Development Co.,Ltd.", "eREX Co.,Ltd.", "RENOVA,Inc.", "TOKYO GAS CO.,LTD.", "OSAKA GAS CO.,LTD.", "TOHO GAS CO.,LTD.", "HOKKAIDO GAS CO.,LTD.", "HIROSHIMA GAS CO.,LTD.", "SAIBU GAS HOLDINGS CO.,LTD.", "HOKURIKU GAS CO.,LTD.", "KEIYO GAS CO.,LTD.", "SHIZUOKA GAS CO.,LTD.", "METAWATER Co.,Ltd."], "type": "scatter", "x": [0.3167, 0.2248, 0.2673, 0.1817, 0.2648, 0.2193, 0.2615, 0.2275, 0.2747, 0.2461, 0.2685, 0.5982, 0.7159, 1.8, 1.788, 1.843, 1.855, 0.2033, 3.976, 0.1538, 1.742, 0.2975, 0.3447], "y": [-0.05142, -0.04935, -0.01005, -0.07466, -0.1428, -0.1055, -0.05553, -0.06692, -0.1006, -0.1031, -0.09715, 0.1679, 0.5629, 0.7844, 0.799, 0.7874, 0.8773, 0.01153, 1.833, 0.03997, 0.8965, 0.07421, -0.001819]}], "layout": {"height": 600, "hovermode": "closest", "margin": {"b": 50, "l": 50, "r": 50, "t": 50}, "showlegend": true, "title": {"text": "Equity Convex Hull"}, "width": 1200, "xaxis": {"title": {"text": "Annualize Volatility"}}, "yaxis": {"tickfont": {"color": "black"}, "title": {"font": {"color": "black"}, "text": "Annualize Return"}}}}
